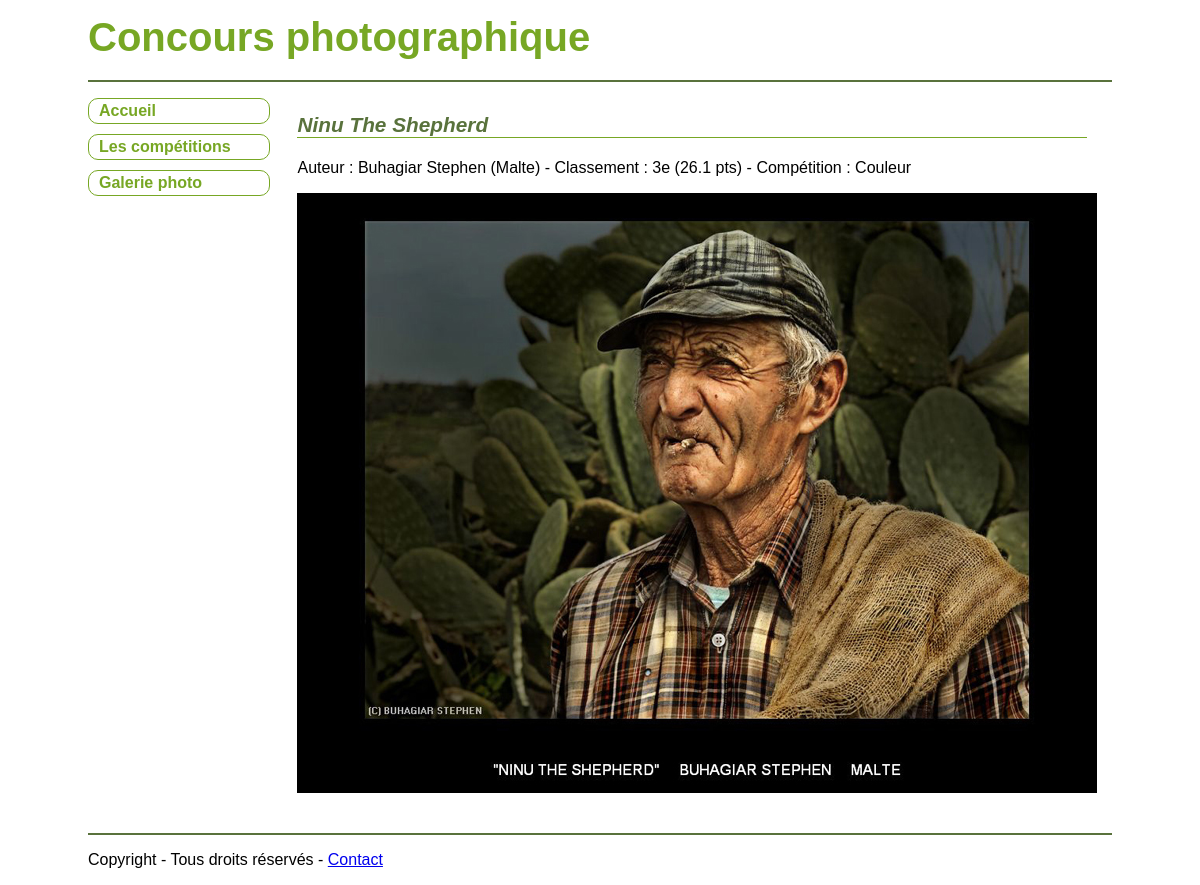
Screenshot of /index.php/C_photo/detail/1 with the database file from the repository.
### tables this page shows
CREATE TABLE `photo` (
  `ID` int(11) NOT NULL,
  `competitionID` int(11) NOT NULL,
  `concurrentID` int(11) NOT NULL,
  `Titre` varchar(255) DEFAULT NULL,
  `NomFichier` varchar(255) NOT NULL,
  `OrdreProjection` int(10) DEFAULT NULL,
  `Total` float DEFAULT NULL,
  `Classement` int(10) DEFAULT NULL
);

CREATE TABLE `concurrent` (
  `ID` int(11) NOT NULL,
  `Nom` varchar(255) NOT NULL,
  `Prenom` varchar(255) DEFAULT NULL,
  `Pays` varchar(255) DEFAULT NULL
);

CREATE TABLE `competition` (
  `ID` int(11) NOT NULL,
  `Nom` varchar(255) NOT NULL,
  `DossierStockage` varchar(255) DEFAULT NULL,
  `Date` date DEFAULT NULL
);

### application/controllers/C_photo.php (called while the page is built, shortened)
<?php
class C_photo extends CI_Controller {
    private $data;
    public function __construct() {
        $this->load->helper("url");
        $this->load->model("M_photo");
    }
    public function detail() {
        $param = $this->uri->segment("3");
        if (isset($param)) {
            $this->data["photo"] = $this->M_photo->select_detail_by_id($param)[0];
            $page["contenu"] = $this->load->view('photos/V_detail_photo', $this->data, true);
            $this->load->view("commun/V_template.php", $page);
        } else {
            $this->index();
        }
    }
}

### index.php (called while the page is built, shortened)
<?php
require_once BASEPATH.'core/CodeIgniter.php';

### application/models/M_photo.php (called while the page is built, shortened)
<?php
class M_photo extends CI_Model {
    public function select_detail_by_id($id) {
        $query = $this->db->select("photo.ID, photo.competitionID, photo.concurrentID, photo.Titre, photo.NomFichier, photo.OrdreProjection, photo.Total, photo.Classement, concurrent.Nom, concurrent.Prenom, concurrent.Pays, competition.Nom as cNom")
                ->from("competition,photo,concurrent")
                ->where("competition.ID = photo.competitionID")
                ->where("photo.concurrentID = concurrent.ID")
                ->where("photo.ID", $id)
                ->order_by("photo.Classement")
                ->get();
        $resultats = $query->result_array();
        return $resultats;
    }
}

### application/views/photos/V_detail_photo.php (the view, shortened to what this page needs)
<article>
    <h1><?php echo $photo["Titre"]; ?></h1>
    <p>Auteur : <?php echo $photo["Nom"]." ".$photo["Prenom"]." (".$photo["Pays"].") - Classement : ".$photo["Classement"]."e (".$photo["Total"]." pts) - Compétition : ".$photo["cNom"]; ?></p>
    <p><img src="<?php echo base_url("assets/images/")."/".$photo["cNom"]."/".$photo["NomFichier"];?>" alt="Concours"  /></p>
</article>

### assets/css/styles.css (style rules this page uses)
body { font-family: Arial, Verdana, sans-serif; font-size: 1em; color: black; background-color: white; margin: 0px; padding: 0px; }
article { padding: 10px 5px 10px 5px; clear: both; margin-bottom: 10px; }
article h1 { color: rgb(89,114,60); font-size: 1.3em; font-style: italic; border-bottom: 1px solid rgb(119,167,36); }
p { text-align: justify; }

### rows the page displays
photo: Titre "Ninu The Shepherd", concurrentID.Nom "Buhagiar", concurrentID.Prenom "Stephen", concurrentID.Pays "Malte", Classement "3", Total "26.1", competitionID.Nom "Couleur", competitionID+NomFichier (picture)
